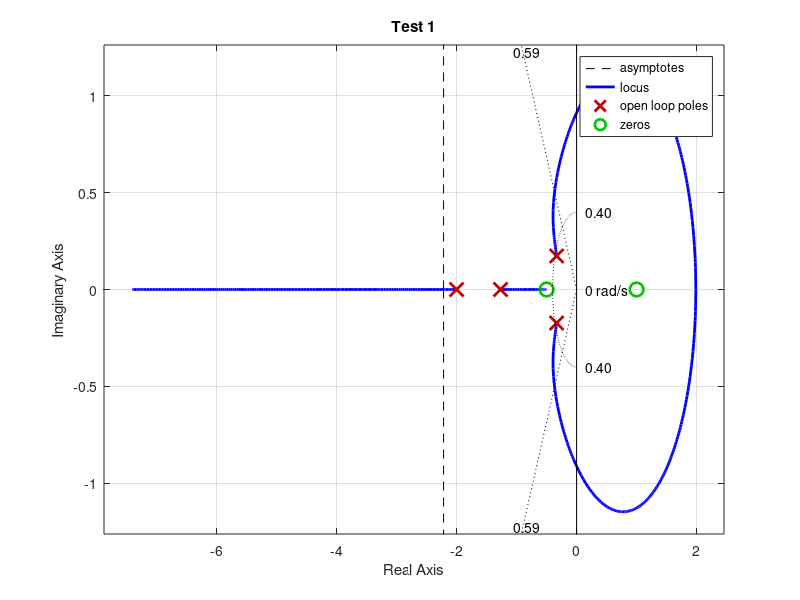

The MATLAB script that drew this image: (Note: this script raises an error after producing the figure.)
clc; clear all;

% Aircraft plant
K_plant = 1.282; tau = -1.0;
num = [K_plant*tau  K_plant];
den = [1  1.935  0.987  0.179];
G = tf(num, den);

                  %% Lead Compensator Tests

z_c = [-0.5 -0.8 -1.0 -1.5 -2.0];
p_c = [-2 -4 -5 -6 -8];

for i = 1:length(z_c)

    fprintf('\n=====================================\n');
    fprintf('Test %d\n',i);
    fprintf('Zero = %.1f\tPole = %.1f\n',z_c(i),p_c(i));

    % Lead compensator
    C = tf([1 abs(z_c(i))],[1 abs(p_c(i))]);

    % Open-loop compensated system
    G_comp = C*G;

    % Plot root locus
    figure(i)
    rlocus(G_comp)
    sgrid(0.59,0.4)
    title(sprintf('Test %d',i))

    % Select gain from root locus
    [K,p] = rlocfind(G_comp);

    fprintf('Selected Gain K = %.4f\n',K);

    % Closed-loop system
    T = feedback(K*G_comp,1);

    fprintf('Closed-loop poles:\n');
    disp(pole(T))

    fprintf('Step Information:\n');
    disp(stepinfo(T))

end
